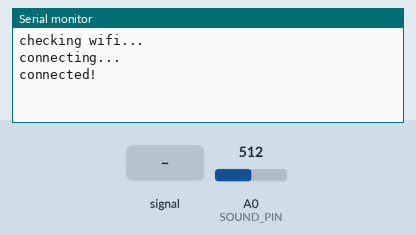
Bench run of a sketch on a simulated Arduino MKR. Parts: the last lines printed to the serial monitor. Inputs (shaded band) come from the test bench; at power-on: A0 (SOUND_PIN) = 512. WiFi joins after 1.5 s; servers stay silent unless stated; no MQTT or app messages arrive unless stated.

Above: at 2.7 s.
2.8 s: A0 (SOUND_PIN) fed a 200 Hz sine of ±81 counts around its level
At 5.7 s:
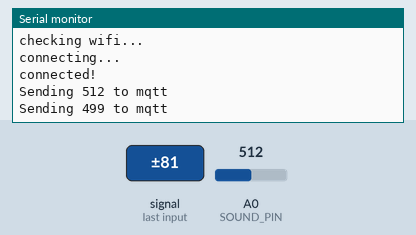
5.8 s: A0 (SOUND_PIN) set to 716
7.3 s: A0 (SOUND_PIN) fed a 1000 Hz sine of ±255 counts around its level
At 8.0 s:
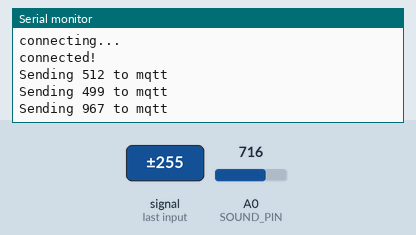
8.8 s: A0 (SOUND_PIN) set to 900
At 10.7 s:
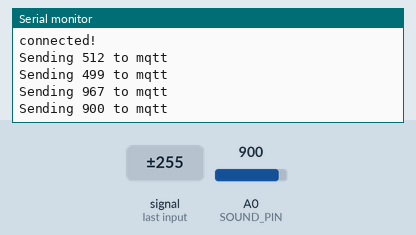
Timing chart, 0 to 11.3 s (numbered marks = the images above; inputs shaded):
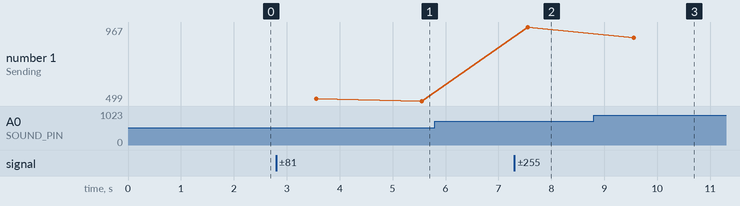

The sketch:

sketch_oct12a.ino
```cpp
// I replaced the comment.
//


#include <SPI.h>
#include <WiFi101.h>
#include <MQTTClient.h>


const char *ssid = "MakerHQ";
const char *pass = "sacramentomaker916";

#define SOUND_PIN A0

#define SENSOR_INTERVAL 50   // in milliseconds
#define SAMPLE_INTERVAL 2    // in seconds
#define REPORT_INTERVAL 2   // in seconds


#define NUM_SENSOR_VALUES (1000/SENSOR_INTERVAL*SAMPLE_INTERVAL)
#define NUM_REPORT_VALUES (REPORT_INTERVAL/SAMPLE_INTERVAL)

int sensor_values[NUM_SENSOR_VALUES];
int report_values[NUM_REPORT_VALUES];

unsigned long last_report;
unsigned long last_sample;
unsigned long last_sensor;

unsigned long now;

int cur_sensor = 0;
int cur_sample = 0;
int sensor_idx = 0;
int report_idx = 0;

WiFiClient net;
MQTTClient client;

void setup() {
  Serial.begin(9600);
  WiFi.begin(ssid, pass);
  client.begin("io.adafruit.com", net);

  connect();

  now = millis();
  last_sensor = now;
  last_sample = now;
  last_report = now;
}

void connect() {
  Serial.print("checking wifi...");
  while (WiFi.status() != WL_CONNECTED) {
    Serial.print(".");
    delay(1000);
  }

  Serial.print("\nconnecting...");
  while (!client.connect("freedom_nut", "freedom_nut", "e7032e34a3b6453c962b2f57a7205304")) {
    Serial.print(".");
    delay(1000);
  }

  Serial.println("\nconnected!");

//  client.subscribe("freedom_nut/f/noiseometer");
}

void loop() {
  client.loop();

  if(!client.connected()) {
    connect();
  }

  now = millis();

  if (now >= last_sensor + SENSOR_INTERVAL) {
      cur_sensor = analogRead(SOUND_PIN);

      if (sensor_idx >= NUM_SENSOR_VALUES) {
          sensor_idx = 0;
      }
      sensor_values[sensor_idx] = cur_sensor;
      sensor_idx++;

      last_sensor = now;
  }

  if (now >= last_sample + SAMPLE_INTERVAL * 1000) {
      cur_sample = calc_sample();

      if (report_idx >= NUM_REPORT_VALUES) {
          report_idx = 0;
      }
      report_values[report_idx] = cur_sample;
      report_idx++;

      last_sample = now;
  }

  if (now >= last_report + REPORT_INTERVAL * 1000) {
      send_report();

      sensor_idx = 0;
      report_idx = 0;

      last_report = now;
  }
}


int calc_sample() {
    int samples[NUM_SENSOR_VALUES];
    for (int i = 0; i < NUM_SENSOR_VALUES; i++) {
        samples[i] = sensor_values[i];
    }
    sort(samples, NUM_SENSOR_VALUES);
    return samples[(int)round(NUM_SENSOR_VALUES*0.95)];
}

void send_report() {
//  String report = String::format("%d", report_values[0]);
//  for (int i = 1; i < NUM_REPORT_VALUES; i++) {
//    report = String(report + String::format(",%d", report_values[i]));
//  }
  Serial.print("Sending ");
  Serial.print(String(report_values[0]));
  Serial.println(" to mqtt");
  client.publish("freedom_nut/f/noiseometer", String(report_values[0]));
}

void sort(int a[], int size) {
  for(int i=0; i<(size-1); i++) {
    for(int o=0; o<(size-(i+1)); o++) {
      if(a[o] > a[o+1]) {
        int t = a[o];
        a[o] = a[o+1];
        a[o+1] = t;
      }
    }
  }
}

void messageReceived(String topic, String payload, char * bytes, unsigned int length) {
  Serial.print("incoming: ");
  Serial.print(topic);
  Serial.print(" - ");
  Serial.print(payload);
  Serial.println();
}
```

Measured:
- after the input at 2.8 s, the serial monitor: prints a new line after 2.8 s (image 1)
- after the input at 7.3 s, the serial monitor: prints a new line after 0.25 s (image 2)
- after the input at 8.8 s, the serial monitor: prints a new line after 0.75 s (image 3)
- plotted number 1: 499 → 967 after the input at 7.3 s, 967 → 900 after the input at 8.8 s
